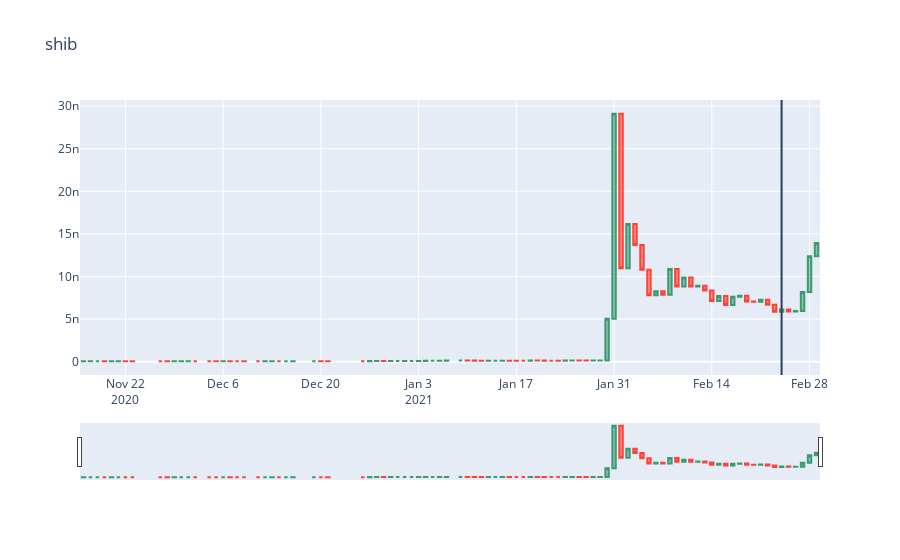

The notebook cell this image was saved under:
### Code cell
idx = 720
days_before = 100
days_after = 5
fig = plot_candlestick(df_data_pump_steady['coin'][idx],df_data_pump_steady['base_date'][idx] - pd.Timedelta(days_before, 'd'), 
                        df_data_pump_steady['base_date'][idx]+pd.Timedelta(days_after, 'd'), base_date=df_data_pump_steady['base_date'][idx])
fig
